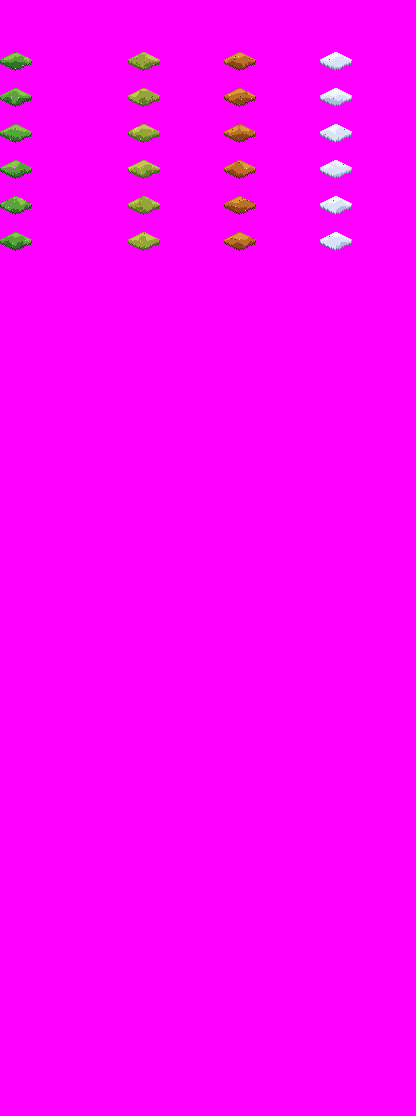
#> input picture content/texturepacks/ai/tilesheet/seasonalgrass.png, 416 x 1116 px, found by its file name; the run also reads 1 picture not shown here
$ python compare_grass.py
#> lines starting #> are read from the running program, lines starting #| are printed output that depends on the picture
#!/usr/bin/env python3
"""
Side-by-side comparison of original vs AI seasonalgrass.png anchor cells.
"""
from pathlib import Path
from PIL import Image, ImageDraw, ImageFont

REPO = Path(__file__).resolve().parent.parent
ORIG = REPO / "content" / "tilesheet" / "seasonalgrass.png"
ALT = REPO / "content" / "tilesheet_ai" / "seasonalgrass.png"
OUT = REPO / "tools" / "sprite_pipeline" / "inventory" / "seasonalgrass" / "compare.png"

SEASONS = [("Spring", 0), ("Summer", 4), ("Autumn", 7), ("Winter", 10)]
ROWS = list(range(1, 7))
CELL_W, CELL_H = 32, 36
ZOOM = 6
PAD = 6
LABEL = 14
HEADER = 28
GROUP_GAP = 20

orig = Image.open(ORIG).convert("RGBA")
#> orig is the input picture: PIL image 416x1116 RGBA; mean R, G, B, A 253, 2.9, 252, 255
alt = Image.open(ALT).convert("RGBA")

# Drop magenta → transparent on both for visual clarity
def demagenta(img):
    out = img.copy()
    px = out.load()
    for y in range(out.size[1]):
        for x in range(out.size[0]):
            r, g, b, a = px[x, y]
            if r > 240 and b > 240 and g < 16:
                px[x, y] = (0, 0, 0, 0)
    return out

orig = demagenta(orig)
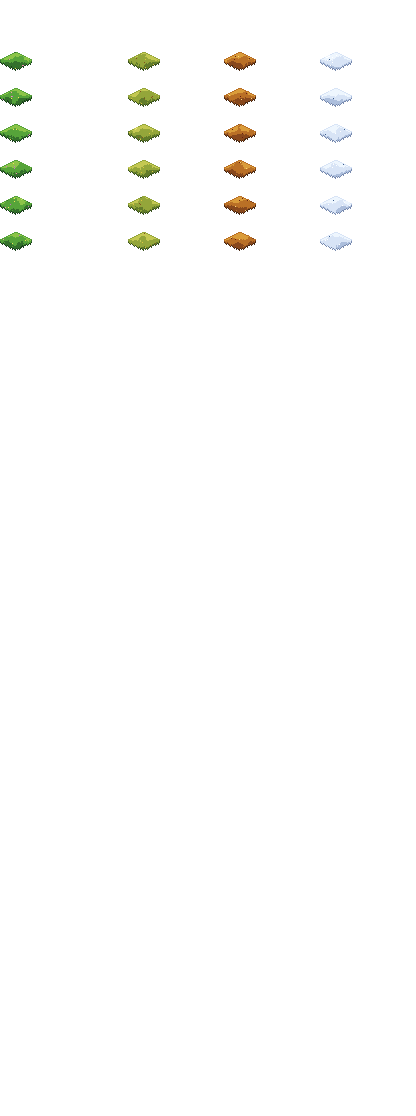
#> orig: PIL image 416x1116 RGBA; mean R, G, B, A 2.8, 2.9, 1.8, 4.8; transparent parts drawn white
alt = demagenta(alt)

cw, ch = CELL_W * ZOOM, CELL_H * ZOOM
group_w = len(SEASONS) * (cw + PAD) + PAD
img_w = PAD + 2 * group_w + GROUP_GAP + PAD
img_h = HEADER + len(ROWS) * (ch + LABEL + PAD) + PAD

img = Image.new("RGBA", (img_w, img_h), (22, 22, 26, 255))
draw = ImageDraw.Draw(img)
try:
    font = ImageFont.truetype("/System/Library/Fonts/Supplemental/Arial.ttf", 10)
    big = ImageFont.truetype("/System/Library/Fonts/Supplemental/Arial Bold.ttf", 15)
except OSError:
    font = ImageFont.load_default()
    big = font

draw.text((PAD + 20, 6), "ORIGINAL", fill=(200, 220, 255, 255), font=big)
draw.text((PAD + group_w + GROUP_GAP + 20, 6), "AI TEXTURE PACK", fill=(255, 220, 150, 255), font=big)

def draw_group(src_sheet, x_off):
#> called with x_off = 0
    for ri, row in enumerate(ROWS):
        y_top = HEADER + ri * (ch + LABEL + PAD)
        for ci, (_, col) in enumerate(SEASONS):
            cx = col * CELL_W
            cy = row * CELL_H
            cell = src_sheet.crop((cx, cy, cx + CELL_W, cy + CELL_H))
            cell_z = cell.resize((cw, ch), Image.NEAREST)
            px_x = x_off + PAD + ci * (cw + PAD)
            img.paste(cell_z, (px_x, y_top), cell_z)
            if ri == 0:
                draw.text((px_x + 4, HEADER - 16), SEASONS[ci][0],
                          fill=(200, 200, 200, 255), font=font)
            if ci == 0:
                draw.text((x_off + 2, y_top + ch // 2 - 6), f"G{row}",
                          fill=(200, 200, 200, 255), font=font)
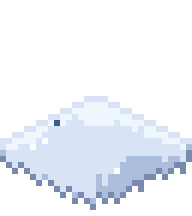
#> cell_z: PIL image 192x216 RGBA; mean R, G, B, A 65, 69, 75.3, 81; transparent parts drawn white
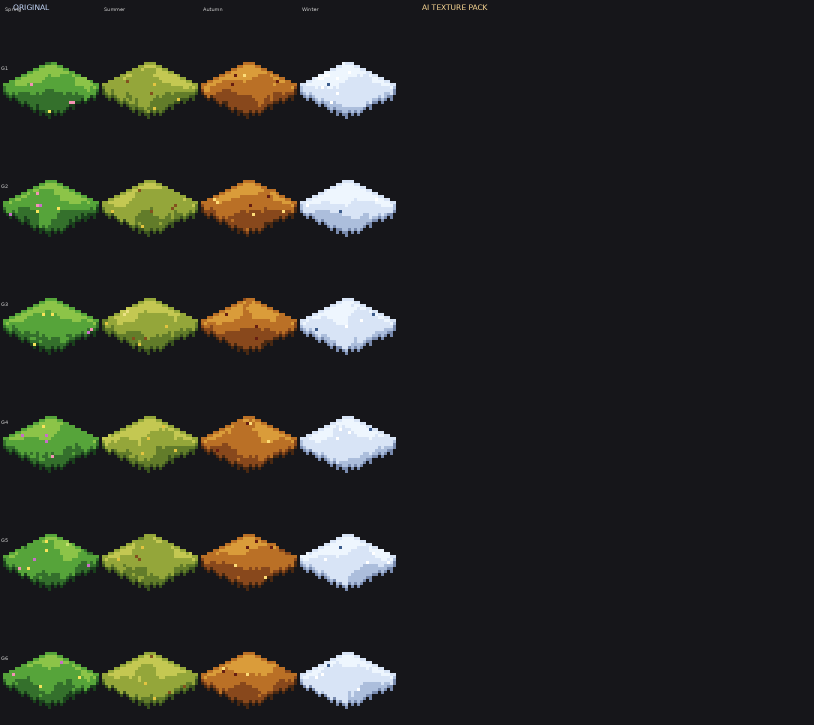
#> img: PIL image 1628x1450 RGBA (shown at 1/2 size); mean R, G, B, A 39, 40, 35.5, 255

draw_group(orig, 0)
draw_group(alt, group_w + GROUP_GAP)
#> call 2 of draw_group, with x_off = 818
#> after the loop in draw_group (call 2), `for ri, row in enumerate(ROWS):`:
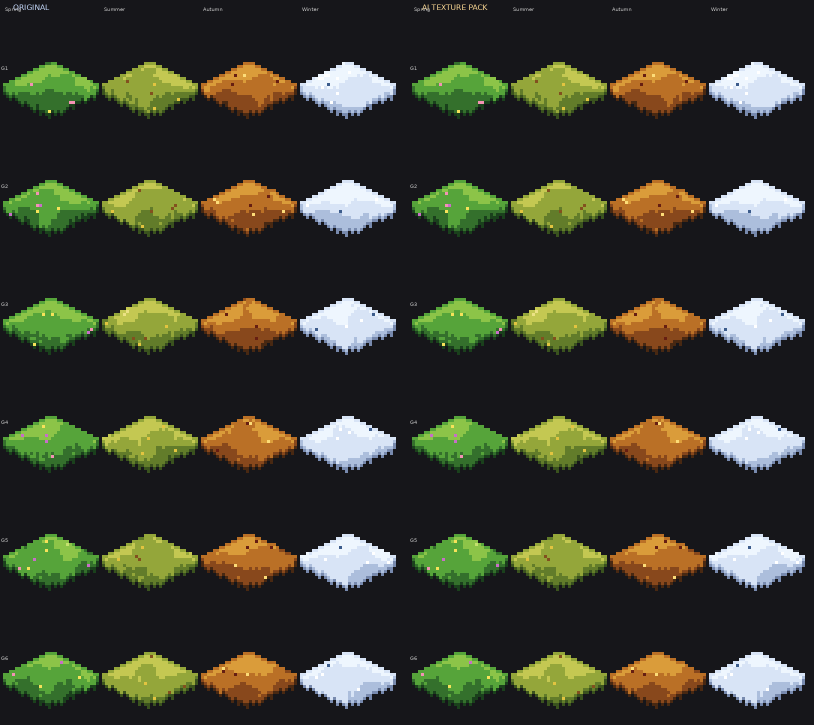
#> img: PIL image 1628x1450 RGBA (shown at 1/2 size); mean R, G, B, A 56, 58, 45, 255

img.save(OUT)
print(f"Wrote {OUT}  ({img.size})")
#| Wrote tools/sprite_pipeline/inventory/seasonalgrass/compare.png  ((1628, 1450))
